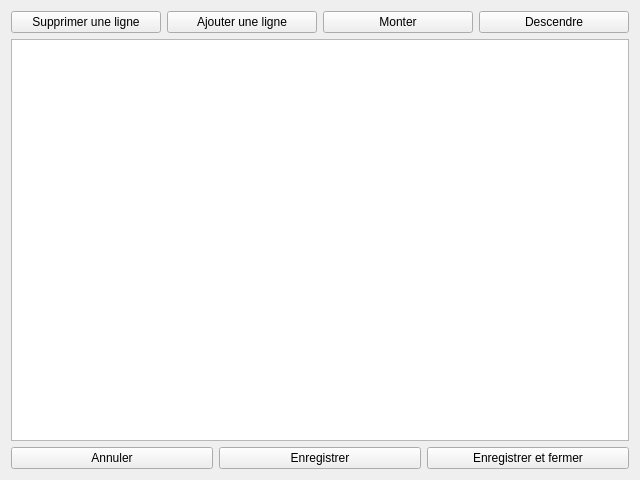
<?xml version="1.0" encoding="UTF-8"?>
<ui version="4.0">
 <class>Edit</class>
 <widget class="QWidget" name="Edit">
  <property name="windowModality">
   <enum>Qt::WindowModality::ApplicationModal</enum>
  </property>
  <property name="geometry">
   <rect>
    <x>0</x>
    <y>0</y>
    <width>640</width>
    <height>480</height>
   </rect>
  </property>
  <property name="windowTitle">
   <string>Editer la playlist</string>
  </property>
  <property name="windowIcon">
   <iconset resource="ressources.qrc">
    <normaloff>:/assets/icon.png</normaloff>:/assets/icon.png</iconset>
  </property>
  <layout class="QGridLayout" name="gridLayout">
   <item row="0" column="0">
    <layout class="QVBoxLayout" name="verticalLayout">
     <item>
      <layout class="QHBoxLayout" name="horizontalLayout_2">
       <item>
        <widget class="QPushButton" name="deleteLine">
         <property name="text">
          <string>Supprimer une ligne</string>
         </property>
         <property name="icon">
          <iconset theme="QIcon::ThemeIcon::ListRemove"/>
         </property>
        </widget>
       </item>
       <item>
        <widget class="QPushButton" name="addRowButton">
         <property name="text">
          <string>Ajouter une ligne</string>
         </property>
         <property name="icon">
          <iconset theme="QIcon::ThemeIcon::ListAdd"/>
         </property>
        </widget>
       </item>
       <item>
        <widget class="QPushButton" name="upButton">
         <property name="text">
          <string>Monter</string>
         </property>
         <property name="icon">
          <iconset theme="QIcon::ThemeIcon::GoUp"/>
         </property>
        </widget>
       </item>
       <item>
        <widget class="QPushButton" name="downButton">
         <property name="text">
          <string>Descendre</string>
         </property>
         <property name="icon">
          <iconset theme="QIcon::ThemeIcon::GoDown"/>
         </property>
        </widget>
       </item>
      </layout>
     </item>
     <item>
      <widget class="QTableView" name="tableView">
       <attribute name="horizontalHeaderVisible">
        <bool>false</bool>
       </attribute>
      </widget>
     </item>
     <item>
      <layout class="QHBoxLayout" name="horizontalLayout">
       <item>
        <widget class="QPushButton" name="Cancel">
         <property name="text">
          <string>Annuler</string>
         </property>
        </widget>
       </item>
       <item>
        <widget class="QPushButton" name="save">
         <property name="text">
          <string>Enregistrer</string>
         </property>
        </widget>
       </item>
       <item>
        <widget class="QPushButton" name="saveExit">
         <property name="text">
          <string>Enregistrer et fermer</string>
         </property>
        </widget>
       </item>
      </layout>
     </item>
    </layout>
   </item>
  </layout>
 </widget>
 <resources>
  <include location="ressources.qrc"/>
 </resources>
 <connections/>
</ui>
